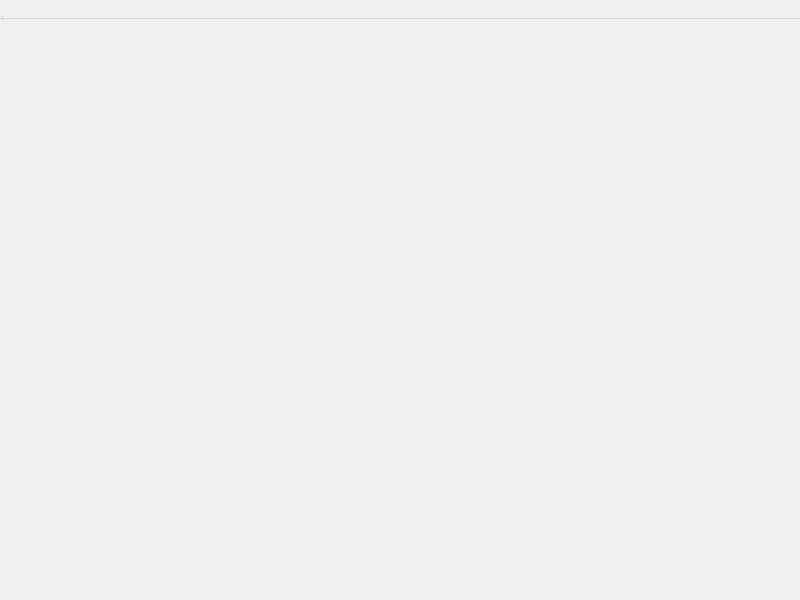
<?xml version="1.0" encoding="UTF-8"?>
<ui version="4.0">
 <class>TotalScene</class>
 <widget class="QWidget" name="TotalScene">
  <property name="geometry">
   <rect>
    <x>0</x>
    <y>0</y>
    <width>800</width>
    <height>600</height>
   </rect>
  </property>
  <property name="windowTitle">
   <string>TotalScene</string>
  </property>
  <widget class="QWidget" name="centralwidget"/>
  <widget class="QMenuBar" name="menubar">
   <property name="geometry">
    <rect>
     <x>0</x>
     <y>0</y>
     <width>800</width>
     <height>19</height>
    </rect>
   </property>
  </widget>
  <widget class="QStatusBar" name="statusbar"/>
 </widget>
 <resources/>
 <connections/>
</ui>
